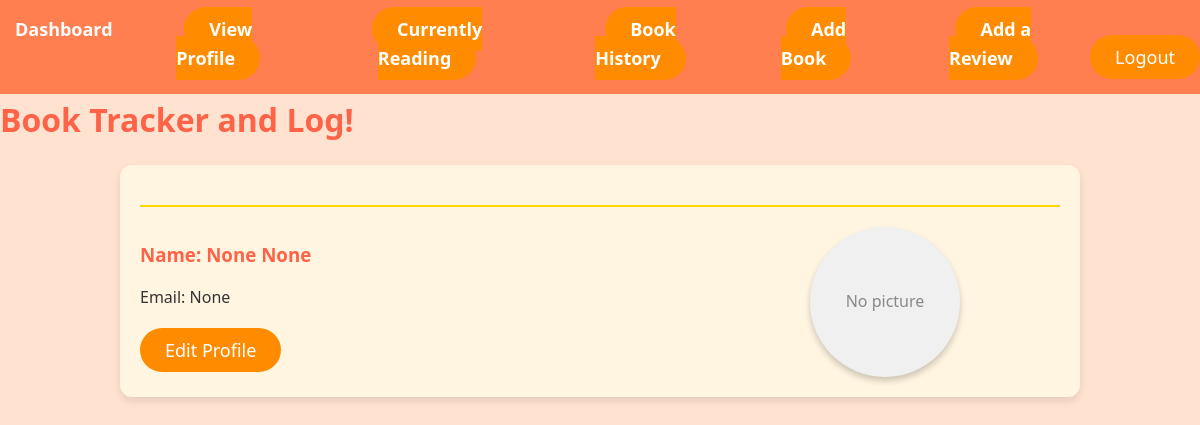
The app's page /project/showuser/1/ (signed in) with its own data.
### project/models.py (models this page shows, shortened)
class Reader(models.Model):
    user = models.OneToOneField(User, on_delete=models.CASCADE)
    first_name = models.TextField(blank=False, max_length=20, null=True)
    last_name = models.TextField(blank=False, max_length=20, null=True)
    email_address = models.TextField(blank=False, null=True)
    profile_picture = models.ImageField(upload_to='profile_pictures/', null=True, blank=True)  # Add profile picture field

### project/views.py (the view, shortened to what this page needs)
# urls.py: path('showuser/<int:user_id>/', views.ReaderDetailView.as_view(), name='show_user'),
class ReaderDetailView(LoginRequiredMixin, DetailView):
    model = Reader
    template_name = 'project/showuser.html'
    context_object_name = 'reader'
    def get_object(self, queryset=None):
        user = self.request.user
        reader, created = Reader.objects.get_or_create(user=user)
        return reader
    def get_context_data(self, **kwargs):
        context = super().get_context_data(**kwargs)
        try:
            reader = Reader.objects.get(user=self.request.user)
            reviews = Review.objects.filter(user=reader)
            context['reviews'] = reviews
        except Reader.DoesNotExist:
            context['reviews'] = None
        return context

### project/templates/project/showuser.html
{% extends 'project/base.html' %}
{% block content %}
<div class="container">
    <hr>
    <div style="display: flex; align-items: center; justify-content: space-between;">
        <div>
            <h3>Name: {{ reader.first_name }} {{ reader.last_name }}</h3>
            <p>Email: {{ reader.email_address }}</p>
            <br>
            <a href="{% url 'edit_reader' %}" class="btn btn-secondary">Edit Profile</a>
        </div>
        <div style="display: flex; align-items: flex-start;">
            <div style="margin-right: 100px;">
                {% if reader.profile_picture %}
                    <img src="{{ reader.profile_picture.url }}" alt="Profile Picture"
                         style="border-radius: 100%; box-shadow: 0 4px 6px rgba(0, 0, 0, 0.2);">
                {% else %}
                    <div style="width: 150px; height: 150px; border-radius: 50%; background-color: #f0f0f0;
                                display: flex; align-items: center; justify-content: center;
                                box-shadow: 0 4px 6px rgba(0, 0, 0, 0.2);">
                        <p style="color: #888;">No picture</p>
                    </div>
                {% endif %}
            </div>
    </div>
</div>
{% endblock %}

### static/project/styles.css (style rules this page uses)
* { margin: 0; padding: 0; box-sizing: border-box; font-family: 'Segoe UI', Tahoma, Geneva, Verdana, sans-serif; }
body { background-color: #FFE2D0; color: #333; line-height: 1.6; }
a { text-decoration: none; color: #FF6347; }
h1, h2, h3, h4 { color: #FF6347; font-family: 'Segoe UI', Tahoma, Geneva, Verdana, sans-serif; margin-bottom: 15px; }
.container { width: 80%; margin: 20px auto; background-color: white; padding: 20px; border-radius: 12px; box-shadow: 0 4px 8px rgba(0, 0, 0, 0.1); background-color: #FFF5E1; }
hr { border: 1px solid #FFD700; margin: 20px 0; }
button, .btn { padding: 10px 25px; background-color: #FF8C00; color: white; border: none; border-radius: 50px; font-size: 18px; cursor: pointer; transition: all 0.3s ease; }

### records on screen
Reader: first_name "None", last_name "None", email_address "None"
